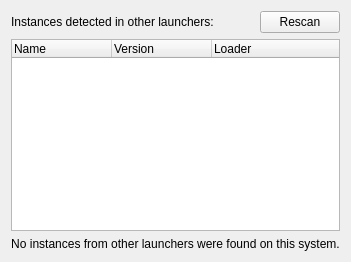
<?xml version="1.0" encoding="UTF-8"?>
<ui version="4.0">
 <class>MigratePage</class>
 <widget class="QWidget" name="MigratePage">
  <layout class="QVBoxLayout" name="verticalLayout">
   <item>
    <layout class="QHBoxLayout" name="headerLayout">
     <item>
      <widget class="QLabel" name="headerLabel">
       <property name="text">
        <string>Instances detected in other launchers:</string>
       </property>
      </widget>
     </item>
     <item>
      <spacer name="horizontalSpacer">
       <property name="orientation">
        <enum>Qt::Horizontal</enum>
       </property>
       <property name="sizeHint" stdset="0">
        <size>
         <width>40</width>
         <height>20</height>
        </size>
       </property>
      </spacer>
     </item>
     <item>
      <widget class="QPushButton" name="refreshButton">
       <property name="text">
        <string>Rescan</string>
       </property>
      </widget>
     </item>
    </layout>
   </item>
   <item>
    <widget class="QTreeWidget" name="profileTree">
     <property name="alternatingRowColors">
      <bool>true</bool>
     </property>
     <property name="rootIsDecorated">
      <bool>true</bool>
     </property>
     <property name="itemsExpandable">
      <bool>true</bool>
     </property>
     <property name="sortingEnabled">
      <bool>false</bool>
     </property>
     <column>
      <property name="text">
       <string>Name</string>
      </property>
     </column>
     <column>
      <property name="text">
       <string>Version</string>
      </property>
     </column>
     <column>
      <property name="text">
       <string>Loader</string>
      </property>
     </column>
    </widget>
   </item>
   <item>
    <widget class="QLabel" name="emptyLabel">
     <property name="text">
      <string>No instances from other launchers were found on this system.</string>
     </property>
     <property name="alignment">
      <set>Qt::AlignCenter</set>
     </property>
     <property name="wordWrap">
      <bool>true</bool>
     </property>
    </widget>
   </item>
  </layout>
 </widget>
 <tabstops>
  <tabstop>profileTree</tabstop>
  <tabstop>refreshButton</tabstop>
 </tabstops>
 <resources/>
 <connections/>
</ui>
